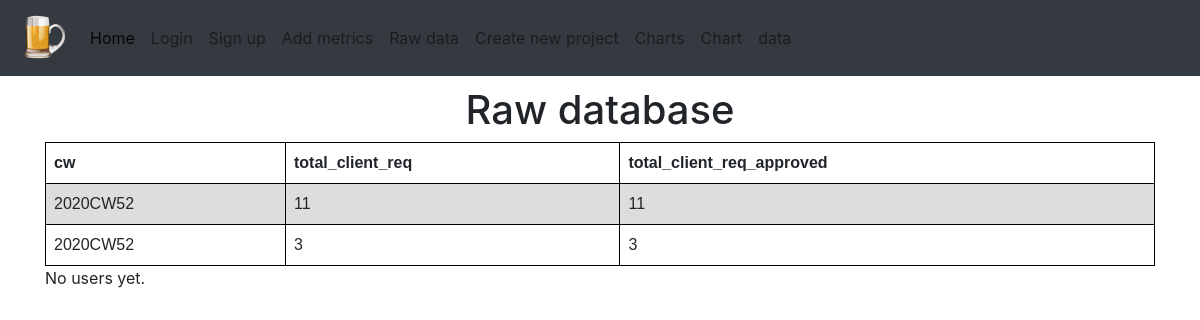
Page /raw on the earlier database version.
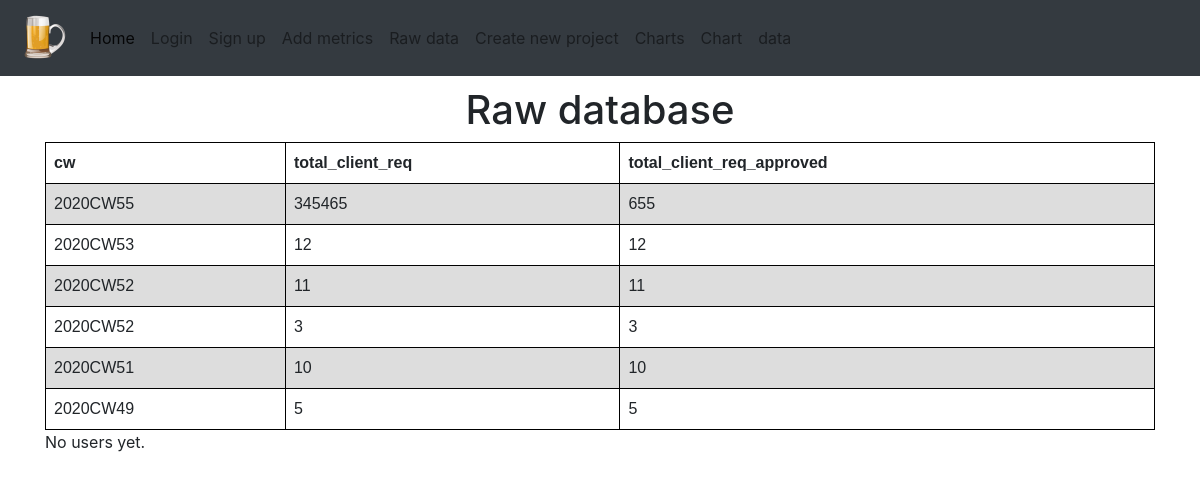
Same page on the later database version.
### spice_status/models/workbook_models.py (models this page shows, shortened)
class Workbook(db.Model):
    id = db.Column(db.Integer, primary_key=True)
    cw = db.Column(db.String, default=f'{datetime.now().isocalendar()[0]}CW{datetime.now().isocalendar()[1]}')
    total_client_req = db.Column(db.Integer)
    total_client_req_approved = db.Column(db.Integer)
    @staticmethod
    def all_of_workbooks():
        return Workbook.query.order_by(desc(Workbook.cw))

### spice_status/views/main_views.py (the view)
@bp_main.route('/raw')
def raw():
    return render_template('raw.html', raw_data=Workbook.all_of_workbooks(), users=User.all_of_users())

### spice_status/models/user_models.py (called while the page is built)
    @staticmethod
    def all_of_users():
        return User.query.order_by(desc(User.id))

### spice_status/templates/raw.html (shortened to what this page needs)
{% extends "_base.html" %}
{% block content %}
<article>
    <header>
      <center>  <h1>Raw database</h1> </center>
    </header>
    <section>
        {% if raw_data.count() > 0 %}
        <table>
            <tr>
                <th>cw</th>
                <th>total_client_req</th>
                <th>total_client_req_approved</th>
            </tr>
            {% for rd in raw_data %}
            <tr>
                <td>{{ rd.cw }}</td>
                <td>{{ rd.total_client_req }}</td>
                <td>{{ rd.total_client_req_approved }}</td>
            </tr>
            {% endfor %}
        </table>
        {% else %}
        No raw_data yet.
        {% endif %}
        {% if users.count() > 0 %}
        <hr>
        <h3>Users</h3>
        <table>
            <tr>
                <th>id</th>
                <th>username</th>
                <th>email</th>
                <th>password_hash</th>
            </tr>
            {% for user in users %}
            <tr>
                <td>{{ user.id }}</td>
                <td>{{ user.username }}</td>
                <td>{{ user.email }}</td>
                <td>{{ user.password_hash }}</td>
            </tr>
            {% endfor %}
        </table>
        {% else %}
        No users yet.
        {% endif %}
    </section>
</article>
{% endblock %}

### spice_status/templates/_base.html (shortened to what this page needs)
<!doctype html>
<html lang="en">
<head>
    <link rel="stylesheet" href="{{ url_for('static', filename='css/bootstrap.min.css') }}">
    <link rel="stylesheet" href="{{ url_for('static', filename='css/main.css') }}">
</head>
<body>
<nav class="navbar navbar-expand-lg navbar-light bg-dark">
    <a class="navbar-brand" href="{{ url_for('main.home')}}"><img
            src="{{ url_for('static', filename='images/logo.png') }}" width='50' height='50'></a>
    <div class="collapse navbar-collapse" id="navbarSupportedContent">
        <ul class="navbar-nav mr-auto">
            <li class="nav-item active">
                <a class="nav-link" href="{{ url_for('main.home')}}">Home <span class="sr-only">(current)</span></a>
            </li>
            {% if not current_user.is_authenticated %}
            <li class="nav-item">
                <a class="nav-link" href="{{ url_for('auth.login')}}">Login</a>
            </li>
            {% else %}
            <li class="nav-item">
                <a class="nav-link" href="{{ url_for('auth.logout')}}">Logout</a>
            </li>
            {% endif %}
            <li class="nav-item">
                <a class="nav-link" href="{{ url_for('auth.signup')}}">Sign up</a>
            </li>
            <li class="nav-item">
                <a class="nav-link" href="{{ url_for('input.metrics')}}">Add metrics</a>
            </li>
            <li class="nav-item">
                <a class="nav-link" href="{{ url_for('main.raw')}}">Raw data</a>
            </li>
            <li class="nav-item">
                <a class="nav-link" href="{{ url_for('project.define_new_project')}}">Create new project</a>
            </li>
            <li class="nav-item">
                <a class="nav-link" href="{{ url_for('main.charts')}}">Charts</a>
            </li>
            <li class="nav-item">
                <a class="nav-link" href="{{ url_for('main.chart')}}">Chart</a>
            </li>
            <li class="nav-item">
                <a class="nav-link" href="{{ url_for('main.data')}}">data</a>
            </li>
        </ul>
    </div>
</nav>
<div class="container-md">
    {% block content %}
    {% endblock %}
</div>
</body>
</html>

### spice_status/static/css/main.css (style rules this page uses)
.navbar { margin-bottom: 10px; }

### spice_status/templates/_base.html (style rules this page uses)
table { font-family: arial, sans-serif; border-collapse: collapse; width: 100%; }
td, th { border: 1px solid #000000; text-align: left; padding: 8px; }
tr:nth-child(even) { background-color: #dddddd; }

Differences in the rows shown:
added Workbook: cw "2020CW55", total_client_req "345465", total_client_req_approved "655"
added Workbook: cw "2020CW53", total_client_req "12", total_client_req_approved "12"
added Workbook: cw "2020CW51", total_client_req "10", total_client_req_approved "10"
added Workbook: cw "2020CW49", total_client_req "5", total_client_req_approved "5"
